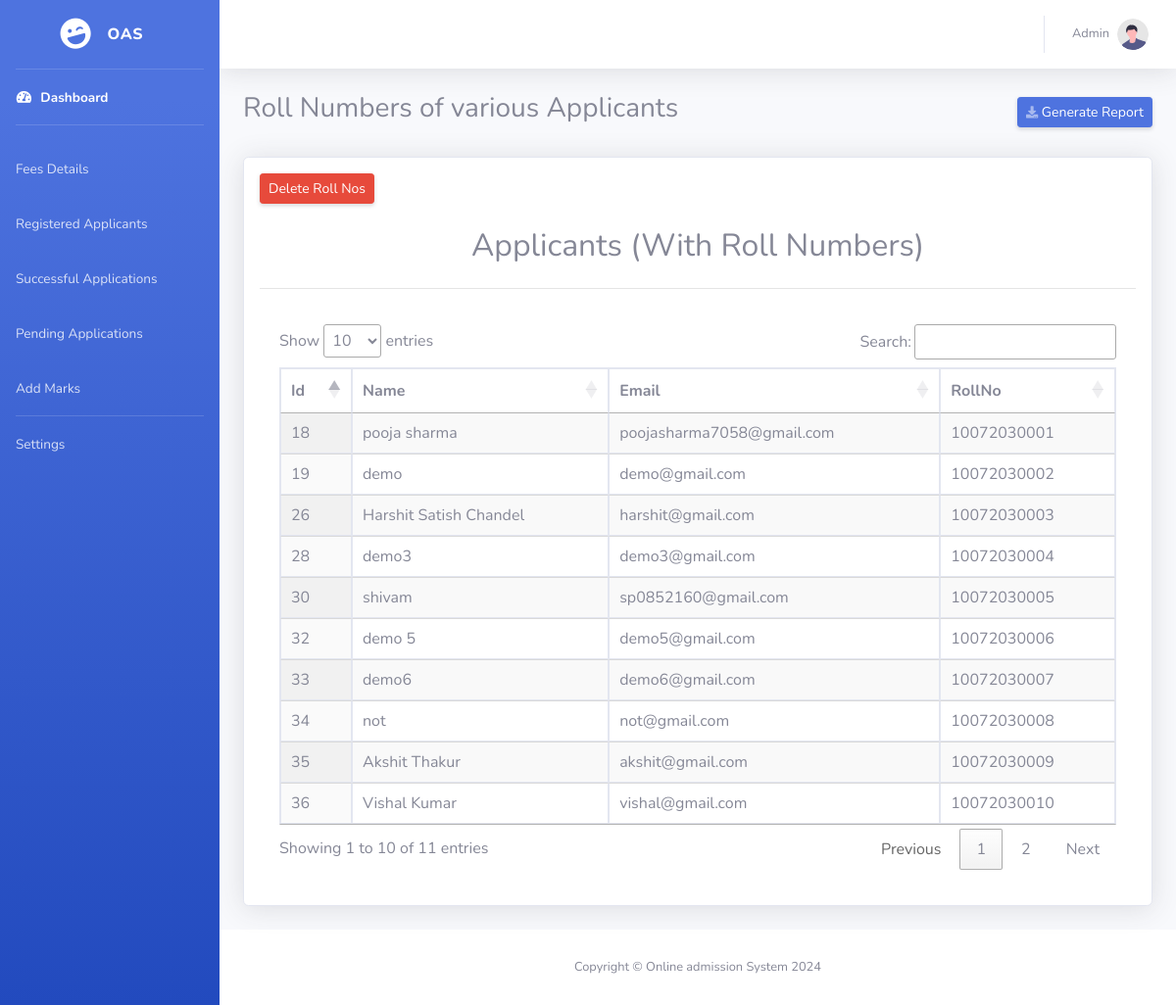
Screenshot of /admin-panel/rollNumbers.php (signed in) with the database file from the repository.
### tables this page shows
CREATE TABLE `user` (
  `id` int(11) NOT NULL,
  `name` varchar(255) NOT NULL,
  `email` varchar(255) NOT NULL,
  `pass` varchar(255) NOT NULL,
  `role` enum('admin','applicant') NOT NULL
);

CREATE TABLE `rollnumber` (
  `applicant_id` int(11) NOT NULL,
  `applicant_rollNumber` bigint(20) NOT NULL
);

### admin-panel/rollNumbers.php (the view, shortened to what this page needs)
<?php
require "../db.php";
if (isset($_SESSION['admin_id'])) {
$resultDetails = mysqli_query($conn,"SELECT * FROM rollnumber WHERE applicant_id>0");
?>
<!DOCTYPE html>
<html>
<head>
	<?php require "head-files.php"; ?>
</head>
<body id="page-top">
    <div id="wrapper">
        <?php require "sidebar.php";?>
        <div id="content-wrapper" class="d-flex flex-column">
            <div id="content">
                <?php require "topbar.php";?>
                <div class="container-fluid">
                    <div class="d-sm-flex align-items-center justify-content-between mb-4">
                        <h3 class="text-center"> Roll Numbers of various Applicants</h3>
                        <button id="btnExport" class="d-none d-sm-inline-block btn btn-sm btn-primary shadow-sm"><i class="fas fa-download fa-sm text-white-50"></i> Generate Report</a>
                    </div>
                  <div class="card shadow mb-4 p-3">
                    <div class="d-sm-flex align-items-center justify-content-between mb-4">
                        <a href="deleteRollno.php" class="d-none d-sm-inline-block btn btn-sm btn-danger shadow-sm" id="delete">Delete Roll Nos</a>
                    </div>
                    <div class="text-center">
                    <h2>Applicants (With Roll Numbers)</h2>
                </div>
                <hr>
<div class='card-body'>
<div class='table-responsive'>
<table class='table table-bordered display' id="table">
    <thead>
<tr>
<th>Id</th>
<th>Name</th>
<th>Email</th>
<th>RollNo</th>
</tr>
</thead>
<tbody>
<?php
while($rowDetails = mysqli_fetch_array($resultDetails))
{
	$user_id=$rowDetails['applicant_id'];
	$checkStatus=mysqli_query($conn,"SELECT * FROM user WHERE `id` ='$user_id'");
	$Status = mysqli_fetch_assoc($checkStatus);
			echo "<tr>";
			echo "<td>" . $Status['id'] . "</td>";
			echo "<td >" . $Status['name'] . "</td>";
			echo "<td >" . $Status['email'] . "</td>";
            echo "<td >" . $rowDetails['applicant_rollNumber'] . "</td>";
}
?>
</tbody>
</table>
</div></div>
                </div>
            </div>
    <?php
require "footer.php";
?>
</body>
</html>
	<?php
}
?>

### admin-panel/topbar.php (shortened to what this page needs)
<?php
$admin_id=$_SESSION['admin_id'];
$query = "SELECT * from `user` WHERE `id`='$admin_id'";
$result = mysqli_query($conn, $query);
$row = mysqli_fetch_assoc($result);
?>
<nav class="navbar navbar-expand navbar-light bg-white topbar mb-4 static-top shadow">
    <ul class="navbar-nav ml-auto">
        <li class="nav-item dropdown no-arrow">
            <a class="nav-link dropdown-toggle" href="#" id="userDropdown" role="button"
            data-toggle="dropdown" aria-haspopup="true" aria-expanded="false">
            <span class="mr-2 d-none d-lg-inline text-gray-600 small"><?php echo $row['name'] ?></span>
            <img class="img-profile rounded-circle"
            src="img/undraw_profile.svg">
        </a>
</li>
</ul>
</nav>

### rows the page displays
user: name "Admin"
rollnumber: user.id "18", user.name "pooja sharma", user.email "poojasharma7058@gmail.com", applicant_rollNumber "10072030001"
rollnumber: user.id "19", user.name "demo", user.email "demo@gmail.com", applicant_rollNumber "10072030002"
rollnumber: user.id "26", user.name "Harshit Satish Chandel", user.email "harshit@gmail.com", applicant_rollNumber "10072030003"
rollnumber: user.id "28", user.name "demo3", user.email "demo3@gmail.com", applicant_rollNumber "10072030004"
rollnumber: user.id "30", user.name "shivam", user.email "sp0852160@gmail.com", applicant_rollNumber "10072030005"
rollnumber: user.id "32", user.name "demo 5", user.email "demo5@gmail.com", applicant_rollNumber "10072030006"
rollnumber: user.id "33", user.name "demo6", user.email "demo6@gmail.com", applicant_rollNumber "10072030007"
rollnumber: user.id "34", user.name "not", user.email "not@gmail.com", applicant_rollNumber "10072030008"
rollnumber: user.id "35", user.name "Akshit Thakur", user.email "akshit@gmail.com", applicant_rollNumber "10072030009"
rollnumber: user.id "36", user.name "Vishal Kumar", user.email "vishal@gmail.com", applicant_rollNumber "10072030010"
